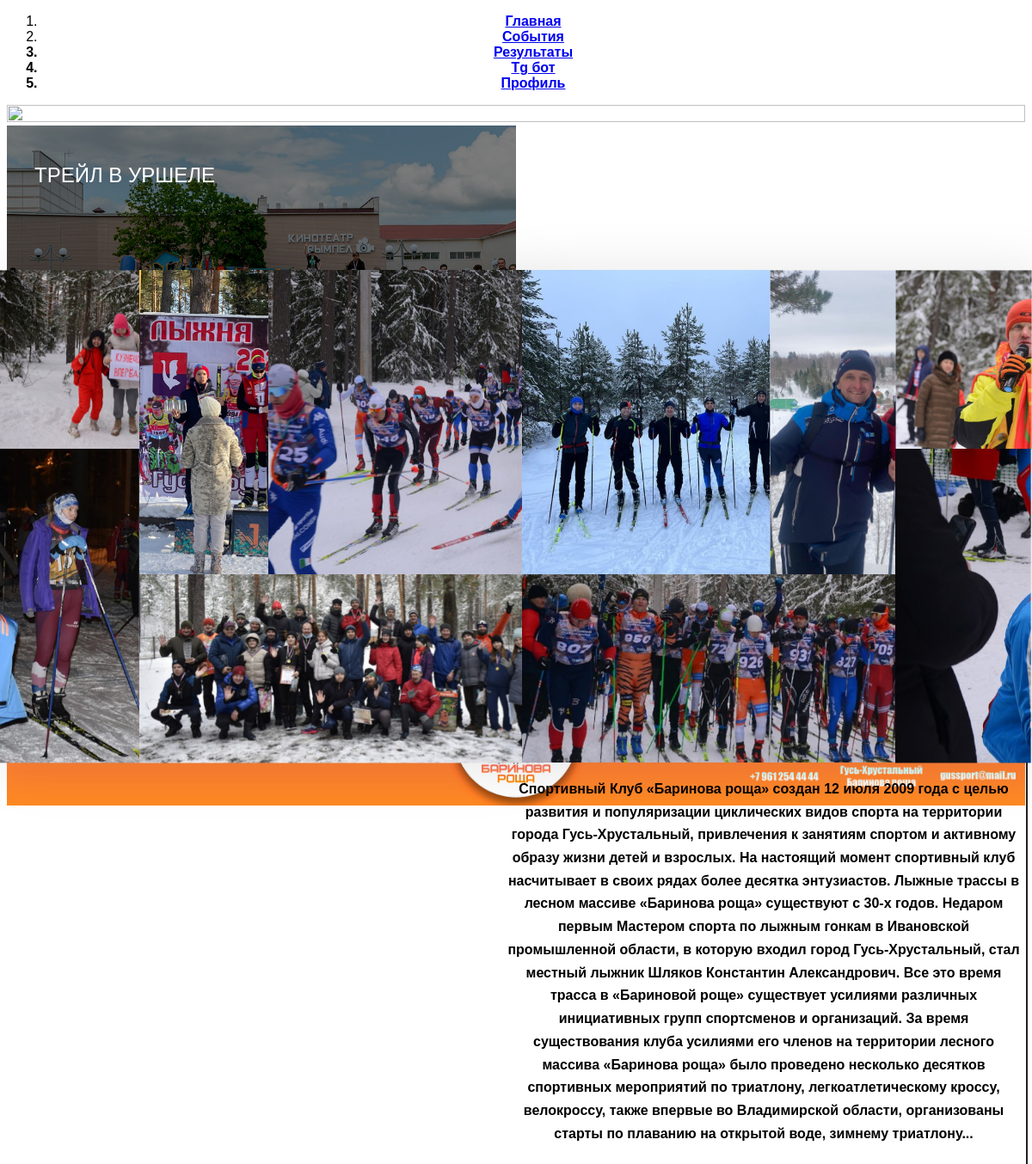
The page / on the database its author committed.
### data/index.py (models this page shows)
class Index(SqlAlchemyBase, UserMixin, SerializerMixin):
    __tablename__ = 'index'
    id = sqlalchemy.Column(sqlalchemy.Integer,
                           primary_key=True, autoincrement=True)
    photo = sqlalchemy.Column(sqlalchemy.String, index=True, nullable=True)
    name = sqlalchemy.Column(sqlalchemy.String, index=True, nullable=True)
    date = sqlalchemy.Column(sqlalchemy.Date, index=True, nullable=True)

### server.py (the view)
@app.route("/")
def index():
    db_sess = db_session.create_session()
    new_info = db_sess.query(Index).first()
    return render_template("index.html", title='Главная', info=new_info)

### data/db_session.py (called while the page is built)
def create_session() -> Session:
    global __factory
    return __factory()

### templates/index.html (shortened to what this page needs)
{% extends "base.html" %}
{% block content %}
<div class="container" >
  <img id="first" src="/static/img/fon.png">
</div>
    <div class="video-gallery">
    <div class="gallery-item">
     <img src="{{ info.photo }}" style=""/>
      <div class="gallery-item-caption">
          <h2>{{ info.name }}</h2>
      </div>
    </div>
  </div>
<div id="description">
        <p style="line-height: 1.67; text-transform: none;"><b>Спортивный Клуб «Баринова роща» создан 12 июля 2009 года с целью развития и популяризации циклических видов спорта на территории города Гусь-Хрустальный, привлечения к занятиям спортом и активному образу жизни детей и взрослых. На настоящий момент спортивный клуб насчитывает в своих рядах более десятка энтузиастов.
Лыжные трассы в лесном массиве «Баринова роща» существуют с 30-х годов. Недаром первым Мастером спорта по лыжным гонкам в Ивановской промышленной области, в которую входил город Гусь-Хрустальный, стал местный лыжник Шляков Константин Александрович. Все это время трасса в «Бариновой роще» существует усилиями различных инициативных групп спортсменов и организаций.
            За время существования клуба усилиями его членов на территории лесного массива «Баринова роща» было проведено несколько десятков спортивных мероприятий по триатлону, легкоатлетическому кроссу, велокроссу, также впервые во Владимирской области, организованы старты по плаванию на открытой воде, зимнему триатлону...</b></p></div>
<div class="background"><div class="content">
    <div class="block x1"></div>
    <div class="block x2"></div>
    <div class="block x3"></div>
    <div class="block x4"></div>
    <div class="block x5"></div>
  </div>
    <div class="content2">
        <div class="block x6"></div>
        <div class="block x7"></div>
        <div class="block x8"></div>
        <div class="block x9"></div>
        <div class="block x10"></div>
  </div>
</div>
<div class="container" style="height: 30%;">
</div>
{% endblock %}

### rows shown on the page
Index: photo (picture), name "ТРЕЙЛ В УРШЕЛЕ"
